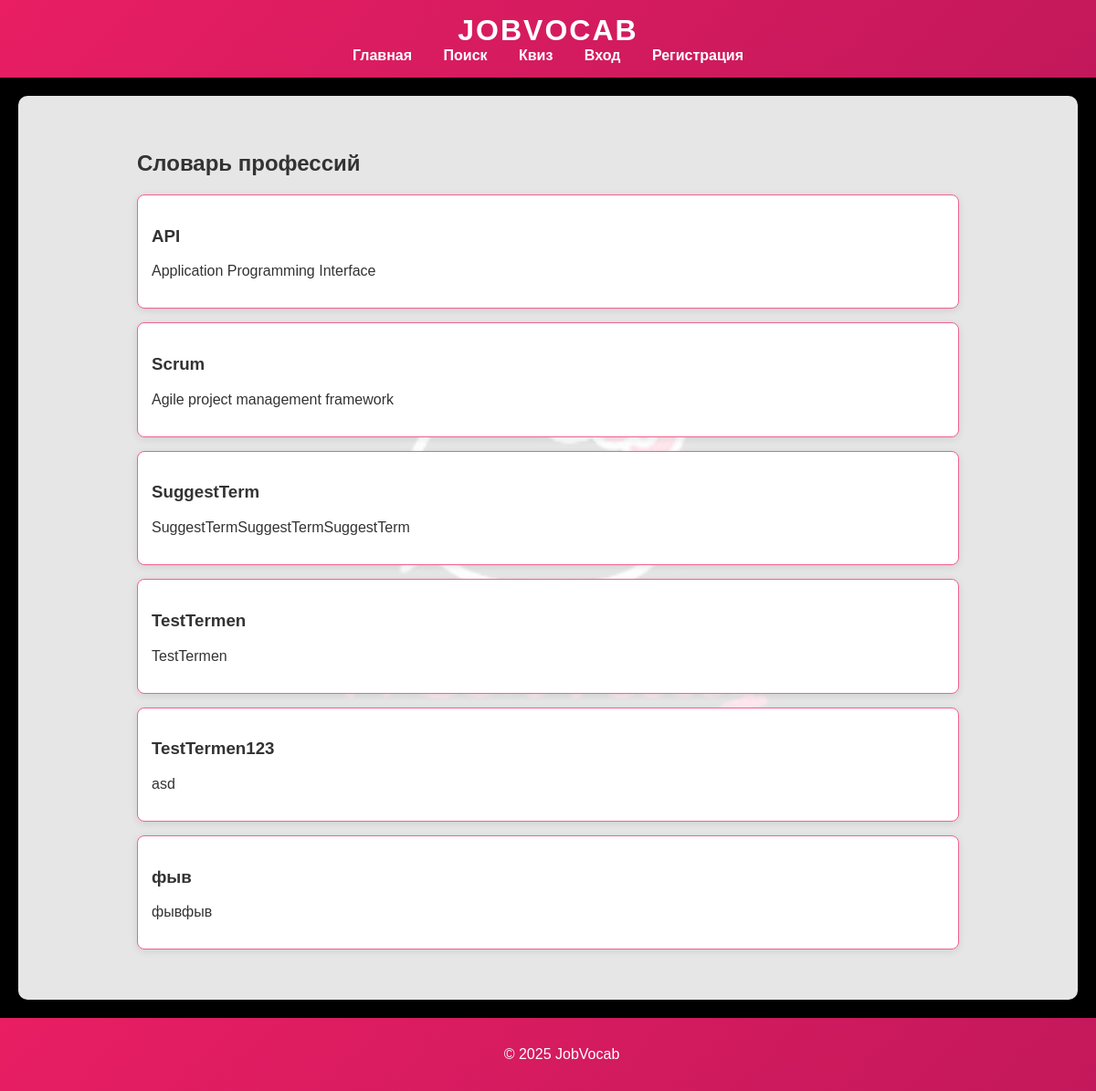
Before: / with the older database file.
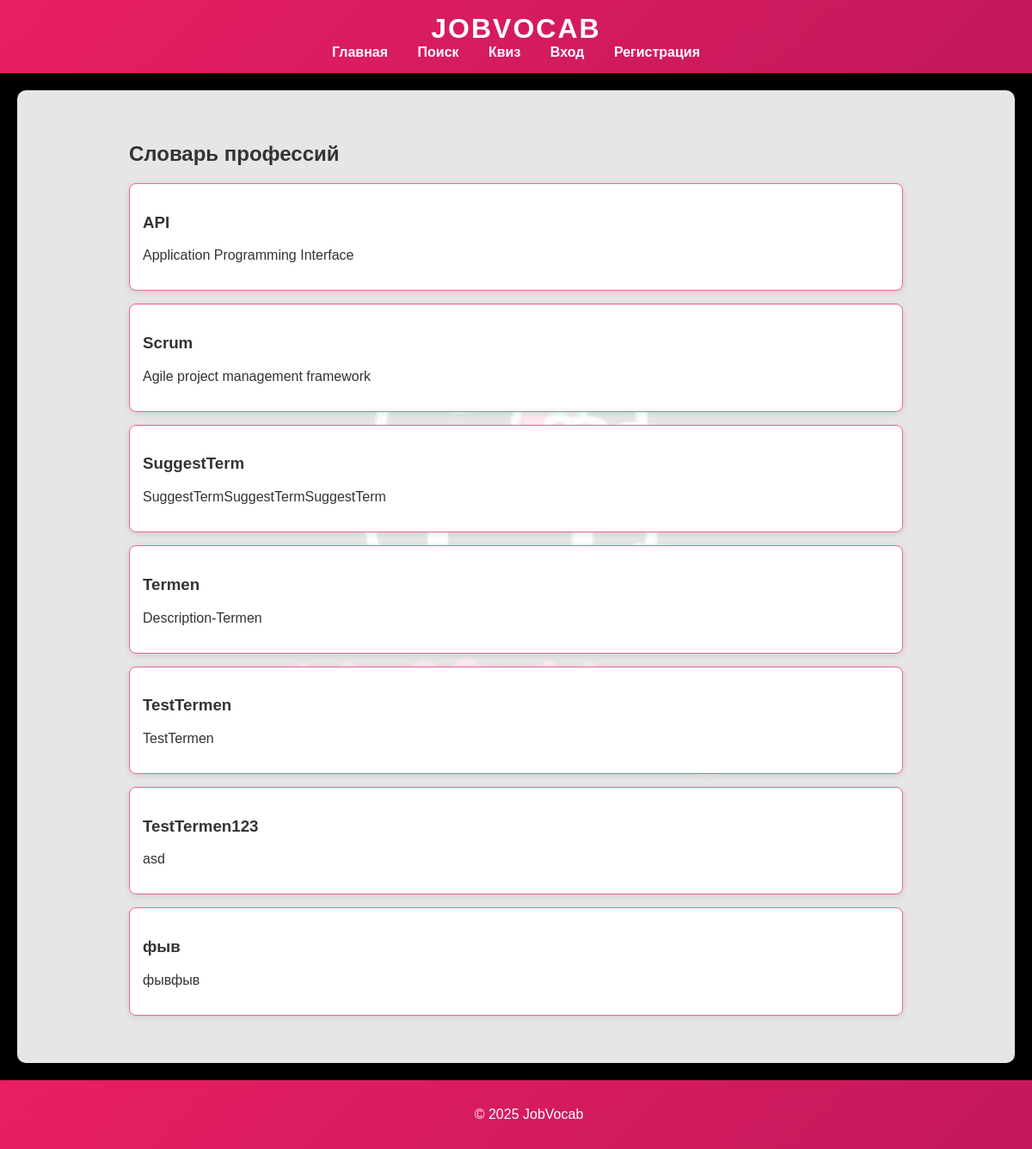
After: the same page with the newer database file.
### tables this page shows
CREATE TABLE terms (
        id INTEGER PRIMARY KEY AUTOINCREMENT,
        title TEXT NOT NULL,
        definition TEXT NOT NULL,
        status TEXT NOT NULL DEFAULT 'active',
        created_by INTEGER,
        created_at DATETIME DEFAULT CURRENT_TIMESTAMP,
        FOREIGN KEY (created_by) REFERENCES users(id)
    );

### app/views/public/index.php (called while the page is built, shortened)
<?php
include __DIR__ . '/../layouts/main.php';
?>

### app/controllers/PublicController.php (called while the page is built, shortened)
<?php
require_once __DIR__ . '/../models/Term.php';
class PublicController {
    public function index() {
        $terms = Term::getAll();
        require __DIR__ . '/../views/public/index.php';
    }
}
?>

### public/index.php (called while the page is built, shortened)
<?php
require_once __DIR__ . '/../app/routes.php';

### app/models/Term.php (called while the page is built, shortened)
<?php
class Term {
    private static $db;
    public static function init() {
        self::$db = getDatabaseConnection();
    }
    public static function getAll() {
        $stmt = self::$db->query('SELECT * FROM terms ORDER BY title');
        return $stmt->fetchAll(PDO::FETCH_ASSOC);
    }
}
?>

### app/views/public/index_content.php (the view)
<div class="container">
    <h2>Словарь профессий</h2>
    <div class="terms">
        <?php foreach ($terms as $term): ?>
            <div class="card">
                <h3><?php echo htmlspecialchars($term['title']); ?></h3>
                <p><?php echo htmlspecialchars($term['definition']); ?></p>
            </div>
        <?php endforeach; ?>
    </div>
</div>

Changed rows visible on the page:
added terms: title "Termen", definition "Description-Termen"
